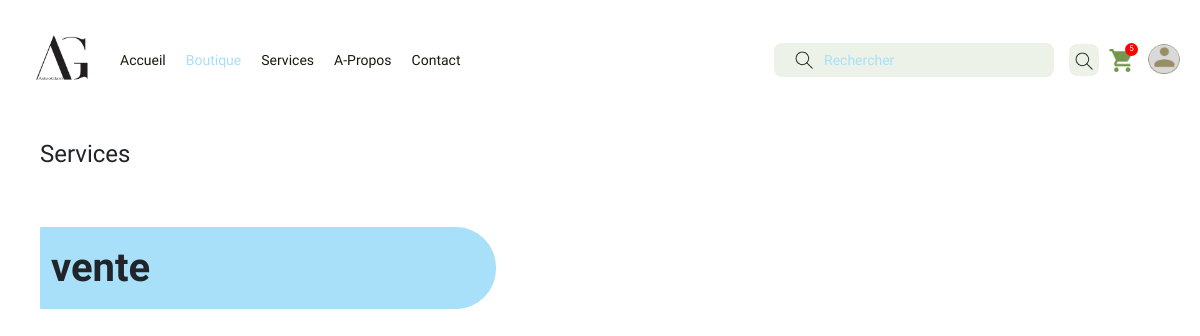
The page /services/ on the database as committed earlier.
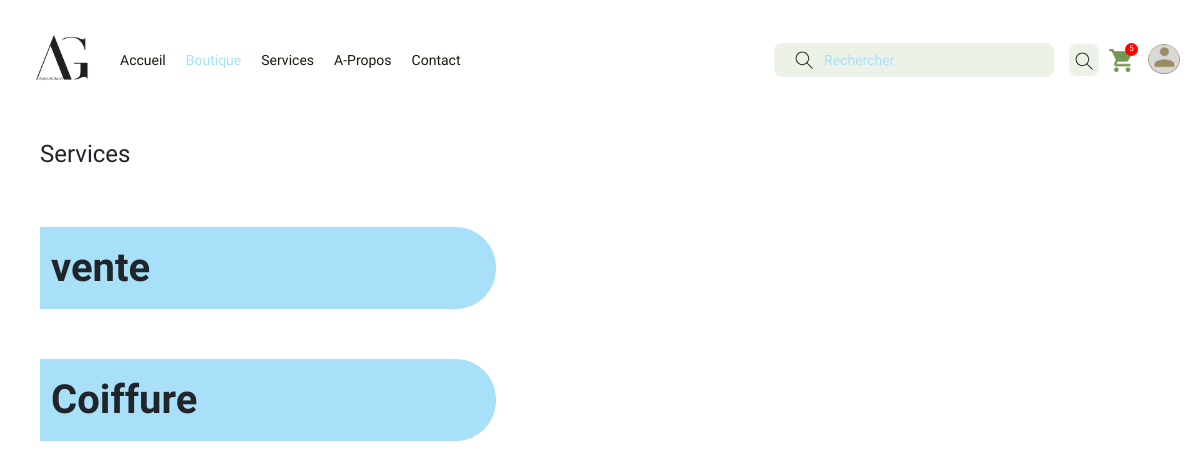
The same page on the database as committed later.
### vente/models.py (models this page shows, shortened)
class Service(models.Model):
    nom = models.CharField(max_length=100)

### vente/views.py (the view)
# urls.py: path('services/',views.services,name="services"),
def services(request):
    services = Service.objects.all()
    return render(request,'vente/services.html',{'services':services})

### vente/templates/vente/services.html (shortened to what this page needs)
{%load static %}
<!DOCTYPE html>
<html lang="en">
    <head>
        <link href="https://cdn.jsdelivr.net/npm/bootstrap@5.0.2/dist/css/bootstrap.min.css" rel="stylesheet">
        <link rel="stylesheet" href="{%static 'base.css'%}">
        <link rel="stylesheet" href="{%static 'services.css'%}">
    </head>
    <body>
        <nav class="large-screen-nav">
            <div class="left-ls-nav">
                <img src="{% static 'logo1.jpg'%}" alt="">
                <div class="ls-nav-links-container">
                    <a href="{% url '' %}">Accueil</a>
                    <a class="active" href="{% url 'boutique' %}">Boutique</a>
                    <a href="{% url 'services' %}">Services</a>
                    <a href="{% url 'apropos' %}">A-Propos</a>
                    <a href="{% url 'contact' %}">Contact</a>
                </div>
            </div>
            <div class="right-ls-nav">
                <form action="#" class="ls-nav-search-form">
                    <img class="sr-icon-ls-nav" src="{% static 'search.png'%}" alt="">
                    <input type="text" name="sr-input-ls-nav" id="sr-input-ls-nav" placeholder="Rechercher">
                    <button class="sr-btn-ls-nav"><img src="{% static 'search.png'%}" alt=""></button>
                </form>
                <div class="ls-nav-panier-user">
                    <a href="{% url 'panier' %}">
                        <span>5</span>
                        <img src="{% static 'panier.png'%}" alt="">
                    </a>
                    <a href="{% url 'profil' %}">
                        <div class="user-container"></div>
                    </a>
                </div>
            </div>
        </nav>
        <div class="contenu">
            <div class="debut">
                <div><h4>Services</h4></div>
            </div>
            <div class="corps">
                {% for service in services %}
                <a class="serv_a" href="{% url 'contact'%}">
                    <div class="serv"><span>{{service.nom}}</span></div>
                </a>
                {% endfor %}
            </div>
        </div>
    </body>
</html>

Rows that differ between the two databases and show on the page:
added Service: nom "Coiffure"
